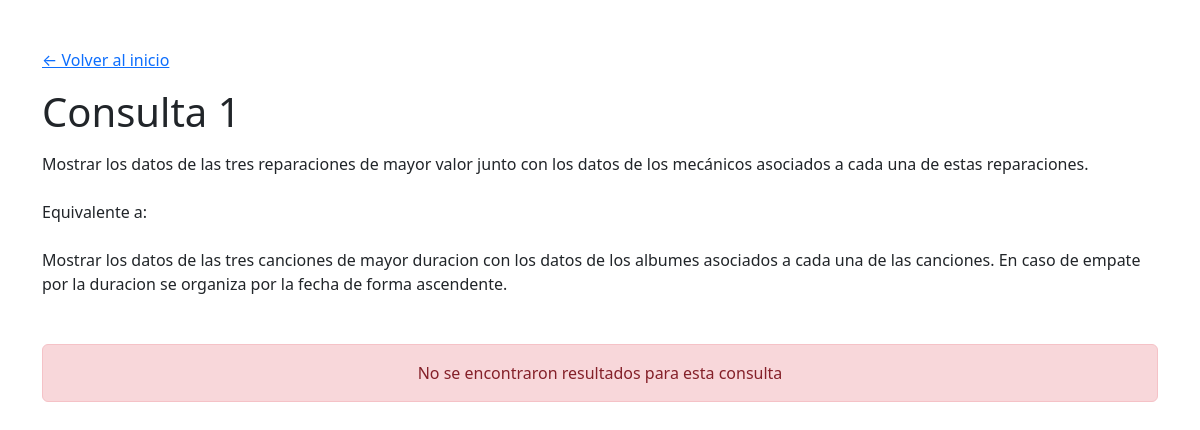
Page /consultas/consulta1.php on the earlier database version.
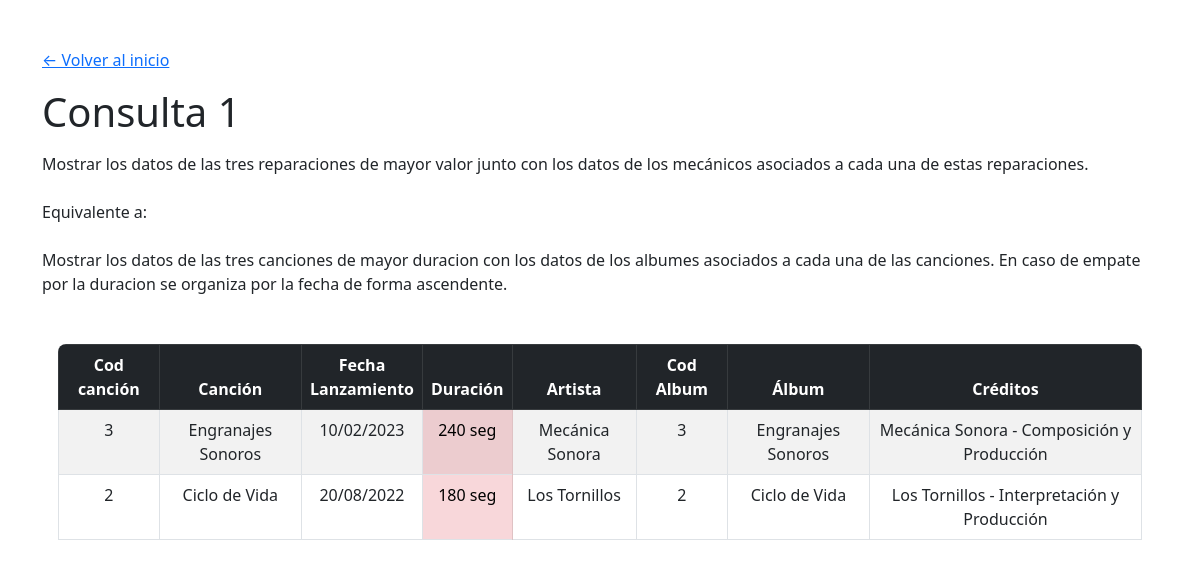
Same page on the later database version.
### tables this page shows
CREATE TABLE CANCION(
    CODIGO INT PRIMARY KEY,
    TITULO VARCHAR(30) NOT NULL,
    FECHA_LANZAMIENTO DATE NOT NULL,
    DURACION INT NOT NULL,
    CODIGO_ALBUM INT,
    CODIGO_INSPIRACION INT, 
    FOREIGN KEY(CODIGO_INSPIRACION) REFERENCES CANCION(CODIGO),
    FOREIGN KEY(CODIGO_ALBUM) REFERENCES ALBUM(CODIGO),

    CHECK(CODIGO != CODIGO_INSPIRACION),
    CHECK(CODIGO >= 0),
    CHECK(CODIGO_ALBUM >= 0),
    CHECK(CODIGO_INSPIRACION >= 0),
    CHECK(DURACION >= 0)
);

CREATE TABLE ALBUM(
    CODIGO INT PRIMARY KEY,
    TITULO VARCHAR(30) NOT NULL,
    ANO_LANZAMIENTO INT NOT NULL,
    CREDITOS VARCHAR(255) NOT NULL,
    CODIGO_ARTISTA INT NOT NULL,
    FOREIGN KEY (CODIGO_ARTISTA) REFERENCES ARTISTA(CODIGO),
    CHECK(CODIGO >= 0),
    CHECK(CODIGO_ARTISTA >= 0),
    CHECK(ANO_LANZAMIENTO > 0)
);

CREATE TABLE ARTISTA(
    CODIGO INT PRIMARY KEY,
    NOMBRE_ARTISTICO VARCHAR(50) NOT NULL UNIQUE,
    GENERO_MUSICAL VARCHAR(30) NOT NULL,
    NOMBRE_OFICIAL VARCHAR(50),
    NUMERO_INTEGRANTES INT,
    TIPO_ARTISTA VARCHAR(10),
    CHECK(TIPO_ARTISTA IN ('Solista','Grupo')),
    CHECK((TIPO_ARTISTA = 'Solista' AND NOMBRE_OFICIAL IS NOT NULL AND NUMERO_INTEGRANTES IS NULL) 
          OR (TIPO_ARTISTA = 'Grupo' AND NOMBRE_OFICIAL IS NULL AND NUMERO_INTEGRANTES IS NOT NULL)),
    CHECK(CODIGO >= 0),
    CHECK(NUMERO_INTEGRANTES > 1)
);

### consultas/consulta1.php (the view, shortened to what this page needs)
<?php
include "../includes/header.php";
?>
<h1 class="mt-3">Consulta 1</h1>
<p class="mt-3">
        Mostrar los datos de las tres reparaciones de mayor valor junto con
        los datos de los mecánicos asociados a cada una de estas reparaciones.<br><br>
        Equivalente a:<br><br>
        Mostrar los datos de las tres canciones de mayor duracion con
        los datos de los albumes asociados a cada una de las canciones. En caso de empate<br>
        por la duracion se organiza por la fecha de forma ascendente.
</p>
<?php
require('../config/conexion.php');
$query = "SELECT
        CANCION.*,
        ALBUM.*,
        ALBUM.TITULO AS NOMBRE_ALBUM,
        ARTISTA.NOMBRE_ARTISTICO AS ARTISTA
        FROM CANCION
        JOIN ALBUM ON CANCION.CODIGO_ALBUM = ALBUM.CODIGO
        JOIN ARTISTA ON ALBUM.CODIGO_ARTISTA = ARTISTA.CODIGO
        ORDER BY CANCION.DURACION DESC, CANCION.FECHA_LANZAMIENTO ASC
        LIMIT 3;";
$resultadoC1 = mysqli_query($conn, $query) or die(mysqli_error($conn));
?>
<?php
if($resultadoC1 and $resultadoC1->num_rows > 0):
?>
<div class="tabla mt-5 mx-3 rounded-3 overflow-hidden">
    <table class="table table-striped table-bordered">
        <thead class="table-dark">
            <tr>
                <th scope="col" class="text-center">Cod canción</th>
                <th scope="col" class="text-center">Canción</th>
                <th scope="col" class="text-center">Fecha<br>Lanzamiento</th>
                <th scope="col" class="text-center">Duración</th>
                <th scope="col" class="text-center">Artista</th>
                <th scope="col" class="text-center">Cod Album</th>
                <th scope="col" class="text-center">Álbum</th>
                <th scope="col" class="text-center">Créditos</th>
            </tr>
        </thead>
        <tbody>
            <?php
            foreach ($resultadoC1 as $fila):
            ?>
            <tr>
                <td class="text-center"><?= $fila["CODIGO"]; ?></td>
                <td class="text-center"><?= $fila["TITULO"]; ?></td>
                <td class="text-center"><?= date("d/m/Y", strtotime($fila["FECHA_LANZAMIENTO"])); ?></td>
                <td class="text-center table-danger"><?= $fila["DURACION"]; ?> seg</td>
                <td class="text-center"><?= $fila["ARTISTA"]; ?></td>
                <td class="text-center"><?= $fila["CODIGO_ALBUM"]; ?></td>
                <td class="text-center"><?= $fila["NOMBRE_ALBUM"]; ?></td>
                <td class="text-center"><?= $fila["CREDITOS"]; ?></td>
            </tr>
            <?php
            endforeach;
            ?>
        </tbody>
    </table>
</div>
<?php
else:
?>
<div class="alert alert-danger text-center mt-5">
    No se encontraron resultados para esta consulta
</div>
<?php
endif;
include "../includes/footer.php";
?>

Differences in the rows shown:
added cancion: CODIGO_ALBUM.CODIGO "3", CODIGO_ALBUM.TITULO "Engranajes Sonoros", FECHA_LANZAMIENTO "10/02/2023", DURACION "240", artista.NOMBRE_ARTISTICO "Mecánica Sonora", CODIGO_ALBUM "3", CODIGO_ALBUM.CREDITOS "Mecánica Sonora - Composición y Producción"
added cancion: CODIGO_ALBUM.CODIGO "2", CODIGO_ALBUM.TITULO "Ciclo de Vida", FECHA_LANZAMIENTO "20/08/2022", DURACION "180", artista.NOMBRE_ARTISTICO "Los Tornillos", CODIGO_ALBUM "2", CODIGO_ALBUM.CREDITOS "Los Tornillos - Interpretación y Producción"
Other differences:
text no longer shown: "No se encontraron resultados para esta consulta"
text now shown: "Cod canción Canción Fecha Lanzamiento Duración Artista Cod Album Álbum Créditos"
